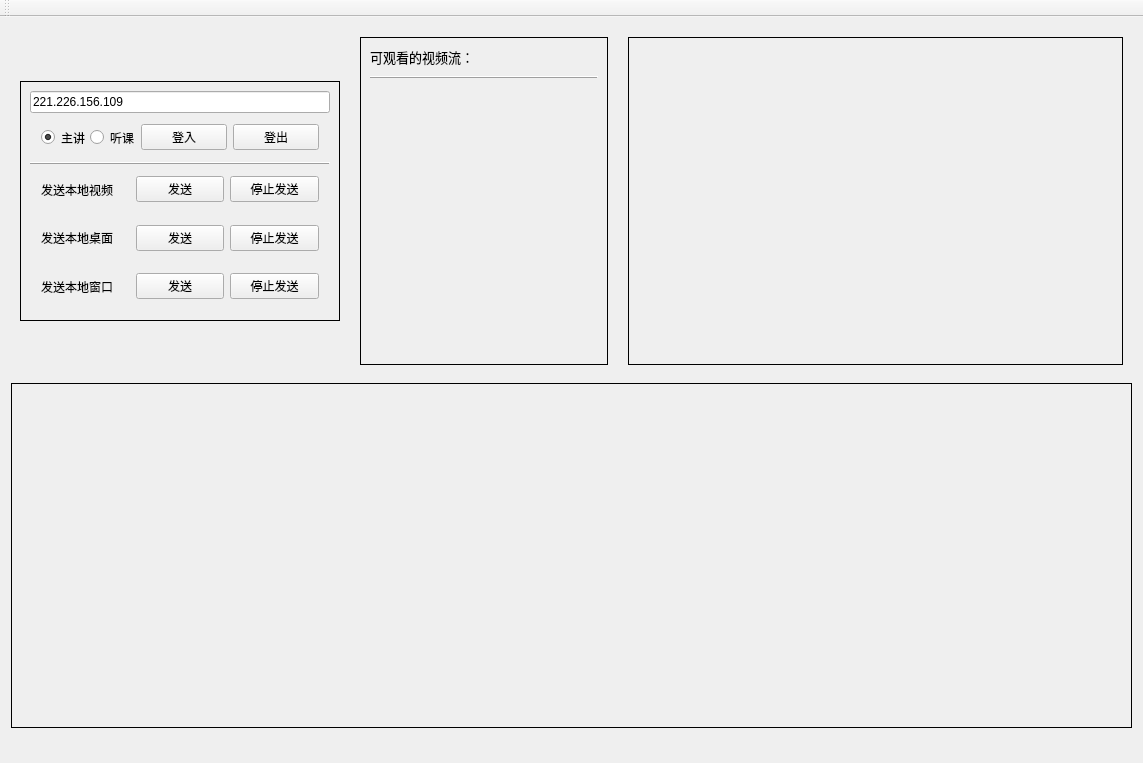
<?xml version="1.0" encoding="UTF-8"?>
<ui version="4.0">
 <class>STSampleClass</class>
 <widget class="QMainWindow" name="STSampleClass">
  <property name="geometry">
   <rect>
    <x>0</x>
    <y>0</y>
    <width>1143</width>
    <height>763</height>
   </rect>
  </property>
  <property name="windowTitle">
   <string>软终端Sample</string>
  </property>
  <widget class="QWidget" name="centralWidget">
   <layout class="QVBoxLayout" name="verticalLayout" stretch="1,1,0">
    <property name="spacing">
     <number>9</number>
    </property>
    <item>
     <layout class="QHBoxLayout" name="horizontalLayout_5" stretch="0,1,2">
      <property name="spacing">
       <number>20</number>
      </property>
      <property name="leftMargin">
       <number>9</number>
      </property>
      <property name="topMargin">
       <number>9</number>
      </property>
      <property name="rightMargin">
       <number>9</number>
      </property>
      <property name="bottomMargin">
       <number>9</number>
      </property>
      <item>
       <widget class="QFrame" name="widControl">
        <property name="minimumSize">
         <size>
          <width>320</width>
          <height>240</height>
         </size>
        </property>
        <property name="maximumSize">
         <size>
          <width>320</width>
          <height>240</height>
         </size>
        </property>
        <property name="styleSheet">
         <string notr="true"/>
        </property>
        <property name="frameShape">
         <enum>QFrame::Box</enum>
        </property>
        <property name="frameShadow">
         <enum>QFrame::Plain</enum>
        </property>
        <layout class="QVBoxLayout" name="verticalLayout_2">
         <property name="spacing">
          <number>0</number>
         </property>
         <property name="leftMargin">
          <number>9</number>
         </property>
         <property name="topMargin">
          <number>9</number>
         </property>
         <property name="rightMargin">
          <number>9</number>
         </property>
         <property name="bottomMargin">
          <number>9</number>
         </property>
         <item>
          <widget class="QLineEdit" name="leServerIP">
           <property name="text">
            <string>221.226.156.109</string>
           </property>
          </widget>
         </item>
         <item>
          <widget class="QWidget" name="widLogin" native="true">
           <property name="styleSheet">
            <string notr="true">border-color: rgb(0, 0, 127);</string>
           </property>
           <layout class="QHBoxLayout" name="horizontalLayout" stretch="2,2,2">
            <item>
             <widget class="QWidget" name="widget_2" native="true">
              <layout class="QHBoxLayout" name="horizontalLayout_6">
               <property name="spacing">
                <number>4</number>
               </property>
               <property name="leftMargin">
                <number>0</number>
               </property>
               <property name="topMargin">
                <number>0</number>
               </property>
               <property name="rightMargin">
                <number>0</number>
               </property>
               <property name="bottomMargin">
                <number>0</number>
               </property>
               <item>
                <widget class="QRadioButton" name="rbTeacher">
                 <property name="text">
                  <string>主讲</string>
                 </property>
                 <property name="checked">
                  <bool>true</bool>
                 </property>
                </widget>
               </item>
               <item>
                <widget class="QRadioButton" name="rbStudent">
                 <property name="text">
                  <string>听课</string>
                 </property>
                </widget>
               </item>
              </layout>
             </widget>
            </item>
            <item>
             <widget class="QPushButton" name="pbLogin">
              <property name="text">
               <string>登入</string>
              </property>
             </widget>
            </item>
            <item>
             <widget class="QPushButton" name="pbLogout">
              <property name="text">
               <string>登出</string>
              </property>
             </widget>
            </item>
           </layout>
          </widget>
         </item>
         <item>
          <widget class="Line" name="line">
           <property name="frameShadow">
            <enum>QFrame::Raised</enum>
           </property>
           <property name="orientation">
            <enum>Qt::Horizontal</enum>
           </property>
          </widget>
         </item>
         <item>
          <widget class="QWidget" name="widLocalCamera" native="true">
           <property name="styleSheet">
            <string notr="true"/>
           </property>
           <layout class="QHBoxLayout" name="horizontalLayout_2" stretch="2,2,2">
            <item>
             <widget class="QLabel" name="lblLocalCamera">
              <property name="text">
               <string>发送本地视频</string>
              </property>
             </widget>
            </item>
            <item>
             <widget class="QPushButton" name="pbSendLocalCamera">
              <property name="text">
               <string>发送</string>
              </property>
             </widget>
            </item>
            <item>
             <widget class="QPushButton" name="pbStopLocalCamera">
              <property name="text">
               <string>停止发送</string>
              </property>
             </widget>
            </item>
           </layout>
          </widget>
         </item>
         <item>
          <widget class="QWidget" name="widLocalScreen" native="true">
           <property name="styleSheet">
            <string notr="true"/>
           </property>
           <layout class="QHBoxLayout" name="horizontalLayout_3">
            <item>
             <widget class="QLabel" name="lblLocalDesktop">
              <property name="text">
               <string>发送本地桌面</string>
              </property>
             </widget>
            </item>
            <item>
             <widget class="QPushButton" name="pbSendLocalDesktop">
              <property name="text">
               <string>发送</string>
              </property>
             </widget>
            </item>
            <item>
             <widget class="QPushButton" name="pbStopLocalDesktop">
              <property name="text">
               <string>停止发送</string>
              </property>
             </widget>
            </item>
           </layout>
          </widget>
         </item>
         <item>
          <widget class="QWidget" name="widget" native="true">
           <layout class="QHBoxLayout" name="horizontalLayout_4">
            <item>
             <widget class="QLabel" name="lblLocalWindow">
              <property name="text">
               <string>发送本地窗口</string>
              </property>
             </widget>
            </item>
            <item>
             <widget class="QPushButton" name="pbSendLocalWindow">
              <property name="text">
               <string>发送</string>
              </property>
             </widget>
            </item>
            <item>
             <widget class="QPushButton" name="pbStopLocalWindow">
              <property name="text">
               <string>停止发送</string>
              </property>
             </widget>
            </item>
           </layout>
          </widget>
         </item>
        </layout>
       </widget>
      </item>
      <item>
       <widget class="QFrame" name="widList">
        <property name="maximumSize">
         <size>
          <width>300</width>
          <height>16777215</height>
         </size>
        </property>
        <property name="accessibleDescription">
         <string/>
        </property>
        <property name="styleSheet">
         <string notr="true"/>
        </property>
        <property name="frameShape">
         <enum>QFrame::Box</enum>
        </property>
        <property name="frameShadow">
         <enum>QFrame::Plain</enum>
        </property>
        <layout class="QVBoxLayout" name="verticalLayout_3" stretch="0,0,1">
         <property name="spacing">
          <number>9</number>
         </property>
         <property name="leftMargin">
          <number>9</number>
         </property>
         <property name="topMargin">
          <number>9</number>
         </property>
         <property name="rightMargin">
          <number>9</number>
         </property>
         <property name="bottomMargin">
          <number>9</number>
         </property>
         <item>
          <widget class="QLabel" name="lblOption">
           <property name="font">
            <font>
             <pointsize>10</pointsize>
             <weight>50</weight>
             <bold>false</bold>
            </font>
           </property>
           <property name="text">
            <string>可观看的视频流：</string>
           </property>
          </widget>
         </item>
         <item>
          <widget class="Line" name="line_2">
           <property name="frameShadow">
            <enum>QFrame::Raised</enum>
           </property>
           <property name="orientation">
            <enum>Qt::Horizontal</enum>
           </property>
          </widget>
         </item>
         <item alignment="Qt::AlignTop">
          <widget class="QWidget" name="widOption" native="true">
           <property name="layoutDirection">
            <enum>Qt::LeftToRight</enum>
           </property>
           <property name="autoFillBackground">
            <bool>false</bool>
           </property>
           <property name="styleSheet">
            <string notr="true"/>
           </property>
           <layout class="QVBoxLayout" name="verticalLayout_4"/>
          </widget>
         </item>
        </layout>
       </widget>
      </item>
      <item>
       <widget class="QFrame" name="widManage">
        <property name="styleSheet">
         <string notr="true"/>
        </property>
        <property name="frameShape">
         <enum>QFrame::Box</enum>
        </property>
        <property name="frameShadow">
         <enum>QFrame::Plain</enum>
        </property>
        <property name="lineWidth">
         <number>1</number>
        </property>
        <layout class="QVBoxLayout" name="verticalLayout_5"/>
       </widget>
      </item>
     </layout>
    </item>
    <item>
     <widget class="QFrame" name="frame_3">
      <property name="minimumSize">
       <size>
        <width>0</width>
        <height>200</height>
       </size>
      </property>
      <property name="frameShape">
       <enum>QFrame::Panel</enum>
      </property>
      <layout class="QVBoxLayout" name="verticalLayout_6">
       <item alignment="Qt::AlignLeft">
        <widget class="QFrame" name="widRender">
         <property name="styleSheet">
          <string notr="true"/>
         </property>
         <property name="frameShape">
          <enum>QFrame::NoFrame</enum>
         </property>
         <property name="frameShadow">
          <enum>QFrame::Plain</enum>
         </property>
         <property name="lineWidth">
          <number>1</number>
         </property>
         <layout class="QHBoxLayout" name="horizontalLayout_7">
          <property name="spacing">
           <number>10</number>
          </property>
          <property name="leftMargin">
           <number>10</number>
          </property>
          <property name="topMargin">
           <number>10</number>
          </property>
          <property name="rightMargin">
           <number>10</number>
          </property>
          <property name="bottomMargin">
           <number>10</number>
          </property>
         </layout>
        </widget>
       </item>
      </layout>
     </widget>
    </item>
    <item>
     <widget class="QLabel" name="lblStatus">
      <property name="font">
       <font>
        <pointsize>10</pointsize>
       </font>
      </property>
      <property name="text">
       <string/>
      </property>
      <property name="margin">
       <number>6</number>
      </property>
     </widget>
    </item>
   </layout>
  </widget>
  <widget class="QMenuBar" name="menuBar">
   <property name="geometry">
    <rect>
     <x>0</x>
     <y>0</y>
     <width>1143</width>
     <height>23</height>
    </rect>
   </property>
  </widget>
  <widget class="QToolBar" name="mainToolBar">
   <attribute name="toolBarArea">
    <enum>TopToolBarArea</enum>
   </attribute>
   <attribute name="toolBarBreak">
    <bool>false</bool>
   </attribute>
  </widget>
 </widget>
 <layoutdefault spacing="6" margin="11"/>
 <resources>
  <include location="stsample.qrc"/>
 </resources>
 <connections/>
</ui>
